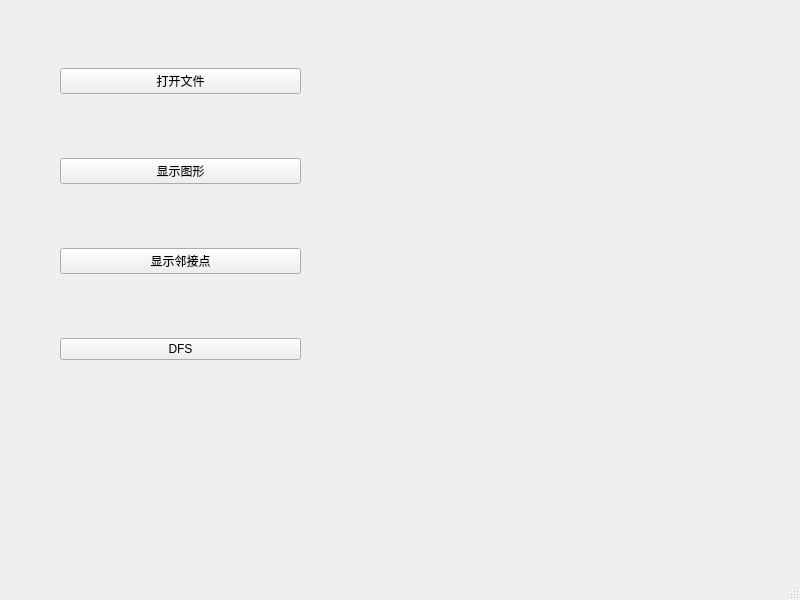
<?xml version="1.0" encoding="UTF-8"?>
<ui version="4.0">
 <class>MainWindow</class>
 <widget class="QMainWindow" name="MainWindow">
  <property name="geometry">
   <rect>
    <x>0</x>
    <y>0</y>
    <width>800</width>
    <height>600</height>
   </rect>
  </property>
  <property name="windowTitle">
   <string>MainWindow</string>
  </property>
  <widget class="QWidget" name="centralwidget">
   <widget class="QWidget" name="verticalLayoutWidget">
    <property name="geometry">
     <rect>
      <x>60</x>
      <y>10</y>
      <width>241</width>
      <height>411</height>
     </rect>
    </property>
    <layout class="QVBoxLayout" name="verticalLayout">
     <item>
      <widget class="QPushButton" name="openFileButton">
       <property name="text">
        <string>打开文件</string>
       </property>
      </widget>
     </item>
     <item>
      <widget class="QPushButton" name="graph_show_button">
       <property name="text">
        <string>显示图形</string>
       </property>
      </widget>
     </item>
     <item>
      <widget class="QPushButton" name="graph_show_neighbors_button">
       <property name="text">
        <string>显示邻接点</string>
       </property>
      </widget>
     </item>
     <item>
      <widget class="QPushButton" name="dfs_button">
       <property name="text">
        <string>DFS</string>
       </property>
      </widget>
     </item>
    </layout>
   </widget>
   <widget class="MPLWidget" name="mplwidget" native="true">
    <property name="geometry">
     <rect>
      <x>330</x>
      <y>-1</y>
      <width>431</width>
      <height>511</height>
     </rect>
    </property>
   </widget>
  </widget>
  <widget class="QMenuBar" name="menubar">
   <property name="geometry">
    <rect>
     <x>0</x>
     <y>0</y>
     <width>800</width>
     <height>24</height>
    </rect>
   </property>
  </widget>
  <widget class="QStatusBar" name="statusbar"/>
 </widget>
 <customwidgets>
  <customwidget>
   <class>MPLWidget</class>
   <extends>QWidget</extends>
   <header>mplwidget.h</header>
   <container>1</container>
  </customwidget>
 </customwidgets>
 <resources/>
 <connections/>
</ui>
